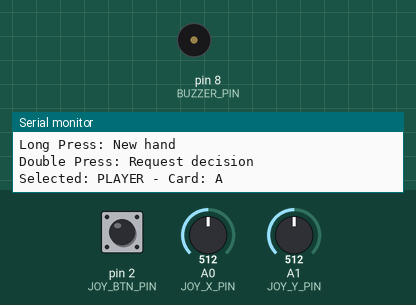
A sketch run on a simulated Arduino Uno, built with avr-gcc and run on an emulated ATmega328P. Parts: buzzer (waves = sounding), the last lines printed to the serial monitor. The test bench sets the inputs (shaded band); at power-on: pin 2 (JOY_BTN_PIN) HIGH, A0 (JOY_X_PIN) = 512, A1 (JOY_Y_PIN) = 512.

Above: at 7.2 s.
7.3 s: pin 2 (JOY_BTN_PIN) pulsed LOW 5 times (0.12 s each, 0.3 s apart)
At 7.7 s:
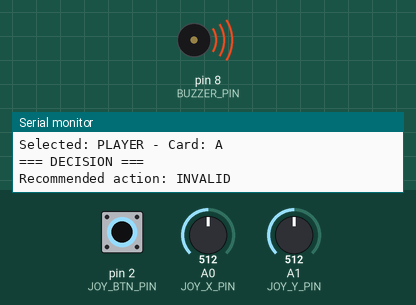
10.3 s: pin 2 (JOY_BTN_PIN) pulsed LOW 2 times (0.12 s each, 0.3 s apart)
At 10.7 s:
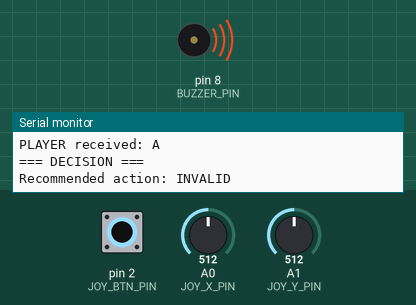
Timing chart, 0 to 13.3 s (numbered marks = the images above; inputs shaded):
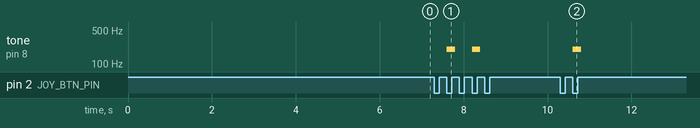

Measured:
- after the input at 7.3 s, tone on pin 8 (BUZZER_PIN): alternates 200 Hz for 0.20 s and silent for 0.40 s, 4 changes in all, then stays silent, starting after 0.30 s
- after the input at 10.3 s, tone on pin 8 (BUZZER_PIN): silent → 200 Hz after 0.30 s, → silent 0.20 s later

The sketch:

bj_goat.ino
```cpp
#include <BjGoat.h>
#include <Arduino.h>

// Hardware configuration
const uint8_t JOY_X_PIN = A0;
const uint8_t JOY_Y_PIN = A1;
const uint8_t JOY_BTN_PIN = 2;
const uint8_t BUZZER_PIN = 8;

// Constants
const uint16_t JOY_THRESHOLD = 200;
const uint16_t JOY_CENTER = 512;
const unsigned long DEBOUNCE_DELAY = 50;
const unsigned long LONG_PRESS_TIME = 1000;
const unsigned long DOUBLE_PRESS_TIME = 300;

// Card representations (A=1, J=11, Q=12, K=13)
const char* CARD_NAMES[] = {"A", "2", "3", "4", "5", "6", "7", "8", "9", "10"};
const uint8_t CARD_VALUES[] = {1, 2, 3, 4, 5, 6, 7, 8, 9, 10};
const uint8_t NUM_CARDS = 10;

// Game state (now encapsulated in BjGoat)
BjGoat bj;

// Input state
bool joyBtnState = HIGH;
bool lastJoyBtnState = HIGH;
bool joyMoved = false;
bool btnPressed = false;
bool waitingForDoubleClick = false;
unsigned long singleClickTime = 0;

unsigned long btnPressTime = 0;
unsigned long lastBtnReleaseTime = 0;
unsigned long lastActionTime = 0;

void updateDisplay();
void confirmCardSelection();
void startNewHand();
void requestDecision();

void setup() {
  Serial.begin(9600);
  while (!Serial); // Wait for serial connection

  pinMode(JOY_BTN_PIN, INPUT_PULLUP);
  pinMode(BUZZER_PIN, OUTPUT);
  digitalWrite(BUZZER_PIN, LOW);

  Serial.println(F("Blackjack Strategy Advisor"));
  Serial.println(F("Up/Down: Select card value"));
  Serial.println(F("Left/Right: Toggle between dealer/player"));
  Serial.println(F("Button Press: Confirm card"));
  Serial.println(F("Long Press: New hand"));
  Serial.println(F("Double Press: Request decision"));

  updateDisplay();
}

void loop() {
  int joyX = analogRead(JOY_X_PIN);
  int joyY = analogRead(JOY_Y_PIN);
  unsigned long currentTime = millis();

  // Handle button input with improved double-click detection
  handleButtonInput();

  // Joystick movement
  if (!joyMoved && (currentTime - lastActionTime) > DEBOUNCE_DELAY) {
    if (joyY < JOY_CENTER - JOY_THRESHOLD) {
      bj.set_current_card_index((bj.get_current_card_index() + 1) % NUM_CARDS);
      updateDisplay();
      joyMoved = true;
    } else if (joyY > JOY_CENTER + JOY_THRESHOLD) {
      bj.set_current_card_index((bj.get_current_card_index() - 1 + NUM_CARDS) % NUM_CARDS);
      updateDisplay();
      joyMoved = true;
    }

    if (joyX < JOY_CENTER - JOY_THRESHOLD) {
      bj.set_side(Side::PLAYER);
      updateDisplay();
      joyMoved = true;
    } else if (joyX > JOY_CENTER + JOY_THRESHOLD) {
      bj.set_side(Side::DEALER);
      updateDisplay();
      joyMoved = true;
    }
  }

  // Reset movement flag
  if (joyMoved &&
      joyX > JOY_CENTER - JOY_THRESHOLD && joyX < JOY_CENTER + JOY_THRESHOLD &&
      joyY > JOY_CENTER - JOY_THRESHOLD && joyY < JOY_CENTER + JOY_THRESHOLD) {
    joyMoved = false;
  }
}

void handleButtonInput() {
  bool currentBtnState = digitalRead(JOY_BTN_PIN);
  unsigned long currentTime = millis();

  // Handle button press detection
  if (currentBtnState != lastJoyBtnState) {
    if (currentTime - lastActionTime > DEBOUNCE_DELAY) {
      lastActionTime = currentTime;

      if (currentBtnState == LOW && lastJoyBtnState == HIGH) {
        // Button just pressed
        btnPressed = true;
        btnPressTime = currentTime;

        // Check if this is a double-click
        if (waitingForDoubleClick && (currentTime - singleClickTime) < DOUBLE_PRESS_TIME) {
          // Double-click detected!
          waitingForDoubleClick = false;
          requestDecision();
          btnPressed = false;
          lastJoyBtnState = currentBtnState;
          return;
        }
      }
      else if (currentBtnState == HIGH && lastJoyBtnState == LOW) {
        // Button just released
        if (btnPressed) {
          unsigned long pressDuration = currentTime - btnPressTime;

          if (pressDuration >= LONG_PRESS_TIME) {
            // Long press detected
            startNewHand();
            waitingForDoubleClick = false;
          }
          else {
            // Short press - start waiting for potential double-click
            waitingForDoubleClick = true;
            singleClickTime = currentTime;
          }

          btnPressed = false;
        }
      }

      lastJoyBtnState = currentBtnState;
    }
  }

  // Handle ongoing long press while button is held down
  if (btnPressed && (currentTime - btnPressTime) >= LONG_PRESS_TIME) {
    // Long press triggered while button is still held
    startNewHand();
    waitingForDoubleClick = false;
    btnPressed = false;

    // Wait for button release to avoid multiple triggers
    while (digitalRead(JOY_BTN_PIN) == LOW) {
      delay(10);
    }
    lastJoyBtnState = HIGH;
    return;
  }

  // Handle double-click timeout (confirm single click)
  if (waitingForDoubleClick && (currentTime - singleClickTime) >= DOUBLE_PRESS_TIME) {
    // Time expired - it was a single click
    confirmCardSelection();
    waitingForDoubleClick = false;
  }
}

void confirmCardSelection() {
  uint8_t cardValue = CARD_VALUES[bj.get_current_card_index()];
  const char* cardName = CARD_NAMES[bj.get_current_card_index()];
  const char* side = bj.get_current_side() == Side::DEALER ? "DEALER" : "PLAYER";

  Serial.print(side);
  Serial.print(F(" received: "));
  Serial.println(cardName);

  bj.add_card(cardValue);
}

void startNewHand() {
  Serial.println(F("\n--- NEW HAND ---"));
  bj.reset();
  updateDisplay();
}

void updateDisplay() {
  const char* side = bj.get_current_side() == Side::DEALER ? "DEALER" : "PLAYER";
  Serial.print(F("\nSelected: "));
  Serial.print(side);
  Serial.print(F(" - Card: "));
  Serial.println(CARD_NAMES[bj.get_current_card_index()]);
}

void requestDecision() {
  Decision d = bj.decide();
  Serial.println(F("\n=== DECISION ==="));
  Serial.print(F("Recommended action: "));
  Serial.println(bj.get_decision_string());

  playDecisionFeedback(d);

  // Show player's cards with total
  bj.print_player_cards();
  Serial.println();

  // Show dealer's visible cards (only first card shown)
  bj.print_dealer_cards();
  Serial.println(F(" (First card shown)"));

  Serial.println(F("================"));
}

void playDecisionFeedback(Decision decision) {
  switch(decision) {
    case DOUBLE_DOWN:
      // Two high-pitched beeps for double down
      for (int i = 0; i < 2; i++) {
        tone(BUZZER_PIN, 1000, 200); // 1000Hz for 200ms
        delay(300); // 300ms total (200ms tone + 100ms silence)
      }
      break;

    case HIT:
      // Medium-pitched beep for hit
      tone(BUZZER_PIN, 800, 300); // 800Hz for 300ms
      break;

    case STAND:
      // Low-pitched long beep for stand
      tone(BUZZER_PIN, 400, 500); // 400Hz for 500ms
      break;

    case SPLIT:
      // Two alternating tones for split
      tone(BUZZER_PIN, 600, 150);
      delay(150);
      tone(BUZZER_PIN, 900, 150);
      break;

    case INVALID:
      // Error buzz
      tone(BUZZER_PIN, 200, 100);
      delay(100);
      tone(BUZZER_PIN, 200, 100);
      break;
  }
}
```

BjGoat.h
```cpp
#ifndef BJGOAT_H
#define BJGOAT_H

#include <Arduino.h>

enum Decision { HIT, STAND, DOUBLE_DOWN, SPLIT, INVALID };
enum Side { PLAYER, DEALER };

class BjGoat {
public:
    BjGoat();
    void reset();
    void add_card(uint8_t card);
    void switch_side();
    void set_side(Side side);
    Side get_current_side() const;
    int get_player_value() const;
    int get_dealer_value() const;
    int get_dealer_up_card() const;
    Decision decide() const;
    const char* get_decision_string() const;
    void print_player_cards() const;
    void print_dealer_cards(bool showAll = false) const;
    const char* get_card_name(uint8_t card) const;

    // New methods for state management
    uint8_t get_current_card_index() const;
    void set_current_card_index(uint8_t index);
    bool get_is_dealer() const;
    void set_is_dealer(bool dealer);


private:
    uint8_t normalize_card(uint8_t card);
    int calculate_hand_value(const uint8_t* cards, uint8_t count) const;
    bool is_soft_hand(const uint8_t* cards, uint8_t count) const;
    bool is_pair() const;

    // Game state variables
    uint8_t currentCardIndex = 0;
    bool isDealer = false;

    // Card tracking
    uint8_t player_cards[10];
    uint8_t dealer_cards[10];
    uint8_t player_card_count = 0;
    uint8_t dealer_card_count = 0;
    Side current_side;

    // Strategy charts
    Decision strategy_chart[18][10];
    Decision pair_chart[10][10];
};

#endif

BjGoat::BjGoat() : current_side(Side::PLAYER) {
    // Initialize strategy chart (basic Blackjack strategy)
    Decision temp_strategy[18][10] = {
        // 2    3    4    5    6    7    8    9   10    A
        {HIT, HIT, HIT, HIT, HIT, HIT, HIT, HIT, HIT, HIT},       // 5
        {HIT, HIT, HIT, HIT, HIT, HIT, HIT, HIT, HIT, HIT},       // 6
        {HIT, HIT, HIT, HIT, HIT, HIT, HIT, HIT, HIT, HIT},       // 7
        {HIT, HIT, HIT, HIT, HIT, HIT, HIT, HIT, HIT, HIT},       // 8
        {HIT, DOUBLE_DOWN, DOUBLE_DOWN, DOUBLE_DOWN, DOUBLE_DOWN, HIT, HIT, HIT, HIT, HIT}, // 9
        {DOUBLE_DOWN, DOUBLE_DOWN, DOUBLE_DOWN, DOUBLE_DOWN, DOUBLE_DOWN, DOUBLE_DOWN, DOUBLE_DOWN, DOUBLE_DOWN, HIT, HIT}, // 10
        {DOUBLE_DOWN, DOUBLE_DOWN, DOUBLE_DOWN, DOUBLE_DOWN, DOUBLE_DOWN, DOUBLE_DOWN, DOUBLE_DOWN, DOUBLE_DOWN, DOUBLE_DOWN, HIT}, // 11
        {HIT, HIT, STAND, STAND, STAND, HIT, HIT, HIT, HIT, HIT},  // 12
        {STAND, STAND, STAND, STAND, STAND, HIT, HIT, HIT, HIT, HIT}, // 13
        {STAND, STAND, STAND, STAND, STAND, HIT, HIT, HIT, HIT, HIT}, // 14
        {STAND, STAND, STAND, STAND, STAND, HIT, HIT, HIT, HIT, HIT}, // 15
        {STAND, STAND, STAND, STAND, STAND, STAND, STAND, STAND, STAND, STAND}, // 16
        {STAND, STAND, STAND, STAND, STAND, STAND, STAND, STAND, STAND, STAND}, // 17
        {STAND, STAND, STAND, STAND, STAND, STAND, STAND, STAND, STAND, STAND}, // 18
        {STAND, STAND, STAND, STAND, STAND, STAND, STAND, STAND, STAND, STAND}, // 19
        {STAND, STAND, STAND, STAND, STAND, STAND, STAND, STAND, STAND, STAND}, // 20
        {STAND, STAND, STAND, STAND, STAND, STAND, STAND, STAND, STAND, STAND}  // 21
    };

    // Initialize pair splitting chart
    Decision temp_pair[10][10] = {
        // 2    3    4    5    6    7    8    9   10    A
        {SPLIT, SPLIT, SPLIT, SPLIT, SPLIT, SPLIT, HIT, HIT, HIT, HIT},       // A,A
        {SPLIT, SPLIT, SPLIT, SPLIT, SPLIT, SPLIT, HIT, HIT, HIT, HIT},       // 2,2
        {HIT, HIT, HIT, SPLIT, SPLIT, HIT, HIT, HIT, HIT, HIT},               // 3,3
        {HIT, HIT, HIT, SPLIT, SPLIT, HIT, HIT, HIT, HIT, HIT},               // 4,4
        {DOUBLE_DOWN, DOUBLE_DOWN, DOUBLE_DOWN, DOUBLE_DOWN, DOUBLE_DOWN, DOUBLE_DOWN, DOUBLE_DOWN, DOUBLE_DOWN, HIT, HIT}, // 5,5
        {SPLIT, SPLIT, SPLIT, SPLIT, SPLIT, HIT, HIT, HIT, HIT, HIT},         // 6,6
        {SPLIT, SPLIT, SPLIT, SPLIT, SPLIT, SPLIT, HIT, HIT, HIT, HIT},       // 7,7
        {SPLIT, SPLIT, SPLIT, SPLIT, SPLIT, SPLIT, SPLIT, SPLIT, SPLIT, SPLIT}, // 8,8
        {SPLIT, SPLIT, SPLIT, SPLIT, SPLIT, STAND, SPLIT, SPLIT, STAND, STAND}, // 9,9
        {STAND, STAND, STAND, STAND, STAND, STAND, STAND, STAND, STAND, STAND}  // 10,10
    };

    // Copy strategy charts to class members
    memcpy(strategy_chart, temp_strategy, sizeof(temp_strategy));
    memcpy(pair_chart, temp_pair, sizeof(temp_pair));
}

void BjGoat::reset() {
    player_card_count = 0;
    dealer_card_count = 0;
    currentCardIndex = 0;
    current_side = Side::PLAYER;
}

void BjGoat::add_card(uint8_t card) {
    if (current_side == Side::PLAYER && player_card_count < 10) {
        player_cards[player_card_count++] = normalize_card(card);
    } else if (current_side == Side::DEALER && dealer_card_count < 10) {
        dealer_cards[dealer_card_count++] = normalize_card(card);
    }
}

void BjGoat::switch_side() {
    current_side = (current_side == Side::PLAYER) ? Side::DEALER : Side::PLAYER;
}

void BjGoat::set_side(Side side) {
    current_side = side;
}

Side BjGoat::get_current_side() const {
    return current_side;
}

uint8_t BjGoat::get_current_card_index() const {
  return currentCardIndex;
}

void BjGoat::set_current_card_index(uint8_t index) {
  currentCardIndex = index;
}

const char* BjGoat::get_card_name(uint8_t card) const {
  switch(card) {
      case 1: return "A";
      case 11: return "A"; // Normalized ace
      default:
          if (card >= 2 && card <= 10) {
              static char num[3];
              itoa(card, num, 10);
              return num;
          }
          return "?";
  }
}

void BjGoat::print_player_cards() const {
  Serial.print(F("Player cards: ["));
  for (uint8_t i = 0; i < player_card_count; i++) {
      Serial.print(get_card_name(player_cards[i]));
      if (i < player_card_count - 1) {
          Serial.print(F(", "));
      }
  }
  Serial.print(F("] (Total: "));
  Serial.print(get_player_value());
  Serial.print(F(")"));
}

void BjGoat::print_dealer_cards(bool showAll) const {
  Serial.print(F("Dealer cards: ["));
  if (dealer_card_count == 0) {
      Serial.print(F("none"));
  } else {
      // Show first card always
      Serial.print(get_card_name(dealer_cards[0]));

      // Show remaining cards if showAll is true, otherwise show as hidden
      for (uint8_t i = 1; i < dealer_card_count; i++) {
          Serial.print(F(", "));
          if (showAll) {
              Serial.print(get_card_name(dealer_cards[i]));
          } else {
              Serial.print(F("?"));
          }
      }
  }
  Serial.print(F("]"));

  if (showAll) {
      Serial.print(F(" (Total: "));
      Serial.print(get_dealer_value());
      Serial.print(F(")"));
  }
}

uint8_t BjGoat::normalize_card(uint8_t card) {
    if (card > 10) return 10; // Face cards (J,Q,K) are worth 10
    if (card == 1) return 11; // Ace is worth 11 by default
    return card;
}

int BjGoat::calculate_hand_value(const uint8_t* cards, uint8_t count) const {
    int total = 0;
    uint8_t aces = 0;

    for (uint8_t i = 0; i < count; i++) {
        uint8_t card = cards[i];
        if (card == 11) { // Ace (normalized)
            aces++;
            total += 11;
        } else {
            total += card;
        }
    }

    // Adjust for aces if total is over 21
    while (total > 21 && aces > 0) {
        total -= 10;
        aces--;
    }

    return total;
}

bool BjGoat::is_soft_hand(const uint8_t* cards, uint8_t count) const {
    int total = 0;
    bool has_ace = false;

    for (uint8_t i = 0; i < count; i++) {
        uint8_t card = cards[i];
        if (card == 11) {
            has_ace = true;
            total += 11;
        } else {
            total += card;
        }
    }

    return has_ace && (total <= 21);
}

bool BjGoat::is_pair() const {
    if (player_card_count != 2) return false;
    uint8_t card1 = (player_cards[0] > 10) ? 10 : player_cards[0];
    uint8_t card2 = (player_cards[1] > 10) ? 10 : player_cards[1];
    return card1 == card2;
}

int BjGoat::get_player_value() const {
    return calculate_hand_value(player_cards, player_card_count);
}

int BjGoat::get_dealer_value() const {
    return calculate_hand_value(dealer_cards, dealer_card_count);
}

int BjGoat::get_dealer_up_card() const {
    if (dealer_card_count == 0) return 0;
    uint8_t card = dealer_cards[0];
    return (card > 10) ? 10 : card;
}

Decision BjGoat::decide() const {
    if (player_card_count == 0 || dealer_card_count == 0) return Decision::INVALID;

    int dealer_up = get_dealer_up_card();
    if (dealer_up == 0) return Decision::INVALID; // No dealer card

    // Adjust dealer index (2-10,A -> 0-9)
    int dealer_index = constrain(dealer_up - 2, 0, 9);

    // Check for pairs first
    if (is_pair()) {
        uint8_t pair_value = player_cards[0];
        if (pair_value > 10) pair_value = 10; // Face cards
        if (pair_value == 11) pair_value = 1; // Aces

        int pair_index = (pair_value == 1) ? 0 : pair_value - 1;
        if (pair_index >= 0 && pair_index < 10) {
            return pair_chart[pair_index][dealer_index];
        }
    }

    int player_total = get_player_value();

    // Soft hand strategy (Ace counted as 11)
    if (is_soft_hand(player_cards, player_card_count)) {
        if (player_total >= 13 && player_total <= 21) {
            int soft_index = player_total - 13;
            if (soft_index >= 0 && soft_index < 8) {
                return strategy_chart[soft_index + 10][dealer_index];
            }
        }
    }
    // Hard hand strategy
    else {
        if (player_total >= 5 && player_total <= 21) {
            int hard_index = constrain(player_total - 5, 0, 16);
            return strategy_chart[hard_index][dealer_index];
        }
    }

    return Decision::INVALID;
}

const char* BjGoat::get_decision_string() const {
    switch (decide()) {
        case HIT: return "HIT";
        case STAND: return "STAND";
        case DOUBLE_DOWN: return "DOUBLE DOWN";
        case SPLIT: return "SPLIT";
        case INVALID: return "INVALID";
        default: return "UNKNOWN";
    }
}
```
